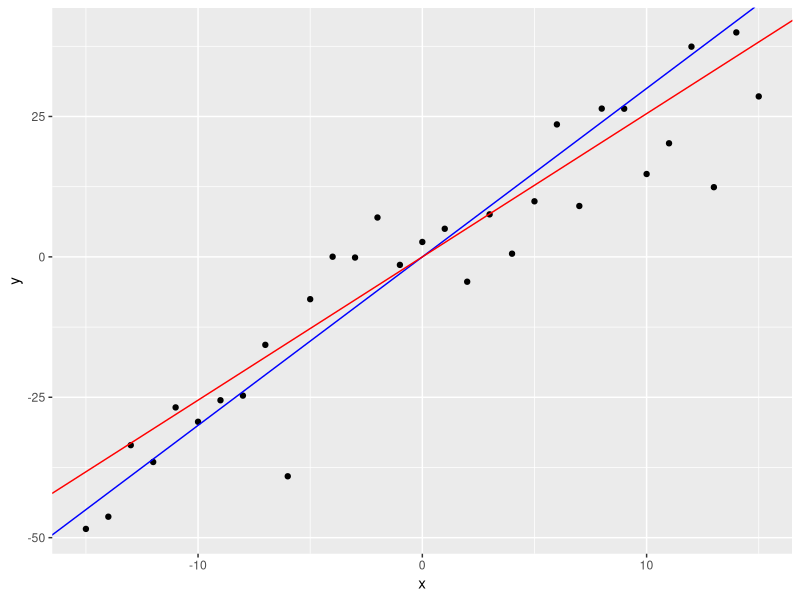
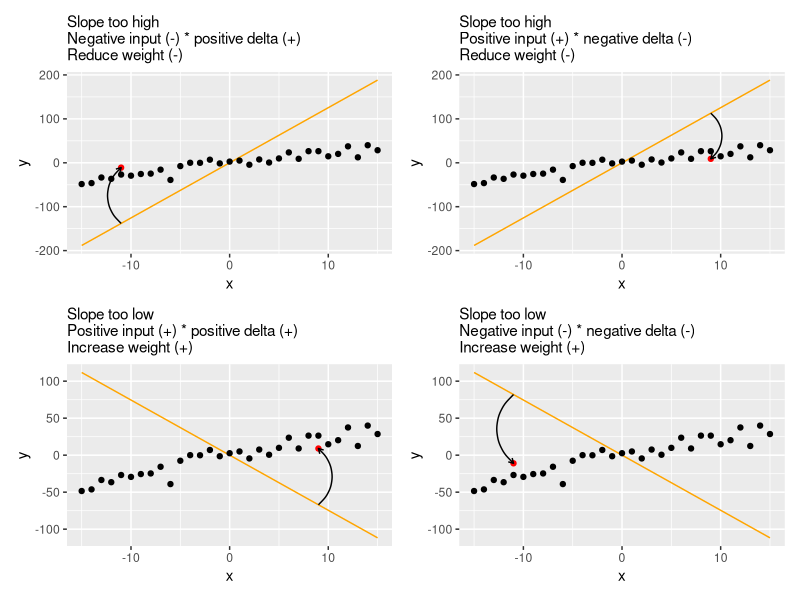
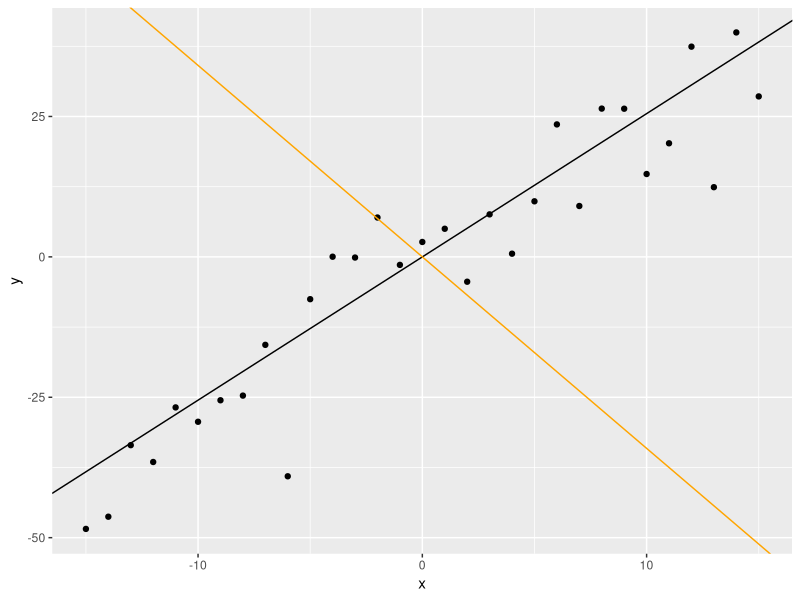
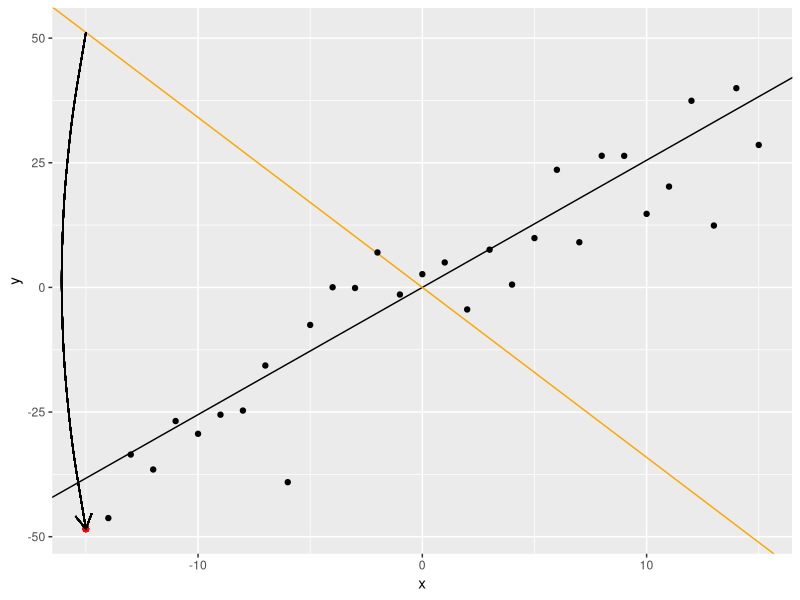
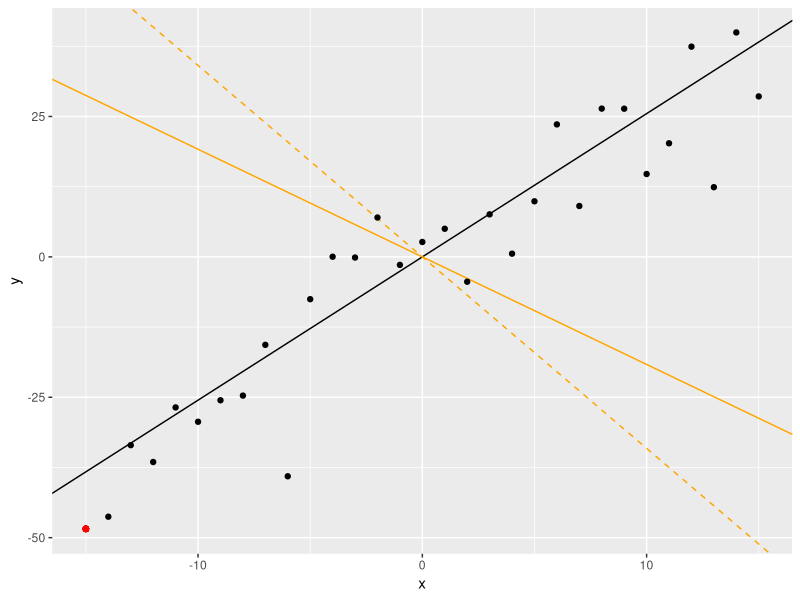

Recreate these plots in R, in order.
## ---- chunk 1
#| warning: false
#| message: false
library(tidyverse)

set.seed(128230565)
x_range <- c(-15, 15)
slope <- 3
slope_df <- 
  tibble(x = x_range[1]:x_range[2]) %>%
  mutate(y = rnorm(n(), mean = x * slope, sd = 10))
## ---- chunk 2
#| echo: false
sample_slope <- coef(lm(y ~ x - 1, slope_df))[1]

ggplot(slope_df, aes(x = x, y = y)) +
  geom_point() +
  geom_abline(slope = slope, color = "blue", intercept = 0) +
  geom_abline(slope = sample_slope, color = "red", intercept = 0)
## ---- chunk 3
#| echo: false
library(patchwork)

conditions <- c("Slope too high\nNegative input (-) * positive delta (+)\nReduce weight (-)",
                "Slope too high\nPositive input (+) * negative delta (-)\nReduce weight (-)",
                "Slope too low\nPositive input (+) * positive delta (+)\nIncrease weight (+)",
               "Slope too low\nNegative input (-) * negative delta (-)\nIncrease weight (+)")

example_slope <- tibble(Slope = sample_slope + 10 * c(1, 1, -1, -1),
                        Condition = conditions) 

example_slope_lines <-
  example_slope %>%
  group_by(Condition) %>%
  summarise(x = x_range,
            y = Slope[1] * x,
            .groups = "drop")

example_point <-
  tibble(Condition = conditions,
         Curvature = 0.5 * c(-1, -1, 1, 1),
         x = slope_df[['x']][c(5, 25, 25, 5)],
         y = slope_df[['x']][c(5, 25, 25, 5)]) %>%
  mutate(ypred = x * example_slope[['Slope']])

example_plots <- list()
for(iC in 1:length(conditions)){
  example_plots[[iC]] <-
    ggplot(data = filter(example_slope_lines, Condition == conditions[iC]), aes(x = x, y = y)) +
    geom_line(color = "orange") +
    geom_point(data = slope_df, aes(x = x, y = y)) +
    geom_point(data = filter(example_point, Condition == conditions[iC]), color = "red") +
    geom_curve(data = filter(example_point, Condition == conditions[iC]), aes(x = x, y = ypred, xend = x, yend = y),
               curvature = filter(example_point, Condition == conditions[iC])[['Curvature']][1], arrow = arrow(length = unit(0.03, "npc"))) +
    labs(subtitle = conditions[iC])
}

(example_plots[[1]] + example_plots[[2]])  / (example_plots[[3]] + example_plots[[4]])
## ---- chunk 4
# generate a random initial guess about the mean
set.seed(8739172)
current_guess_at_slope <- rnorm(1, sd = 10)
## ---- chunk 5
#| echo: false
ggplot(slope_df, aes(x = x, y = y)) +
  geom_point() +
  geom_abline(slope = sample_slope, color = "black", intercept = 0) +
  geom_abline(slope = current_guess_at_slope, color = "orange", intercept = 0)
## ---- chunk 6
# pick a random data point
ipick <- 1

# computing squared error and difference
prediction <- current_guess_at_slope * slope_df[['x']][ipick]
error <- (prediction - slope_df[['y']][ipick])^2
delta <- prediction - slope_df[['y']][ipick]
## ---- chunk 7
#| echo: false
dot_curvature <- - 0.1 * sign(delta * slope_df[['x']][ipick])
ggplot(slope_df, aes(x = x, y = y)) +
  geom_abline(slope = sample_slope, color = "black", intercept = 0) +
  geom_abline(slope = current_guess_at_slope, color = "orange", intercept = 0) +
  geom_point() +
  geom_point(aes(x = .data[['x']][ipick], y = .data[['y']][ipick]), color = "red") +
  geom_curve(aes(x = .data[['x']][ipick], y = prediction, xend = .data[['x']][ipick], yend = .data[['y']][ipick]),
               curvature = 0.1, arrow = arrow(length = unit(0.03, "npc"))) 
## ---- chunk 8
#| echo: false
# we save this behind the scenes only for comparison plotting 
previous_guess <- current_guess_at_slope
## ---- chunk 9
alpha <- 0.001
current_guess_at_slope <- current_guess_at_slope - alpha * delta * slope_df[['x']][ipick]
## ---- chunk 10
#| echo: false
ggplot(slope_df, aes(x = x, y = y)) +
  geom_abline(slope = sample_slope, color = "black", intercept = 0) +
  geom_abline(slope = current_guess_at_slope, color = "orange", intercept = 0) +
  geom_abline(slope = previous_guess, color = "orange", intercept = 0, linetype = "dashed") +
  geom_point() +
  geom_point(aes(x = .data[['x']][ipick], y = .data[['y']][ipick]), color = "red") 
